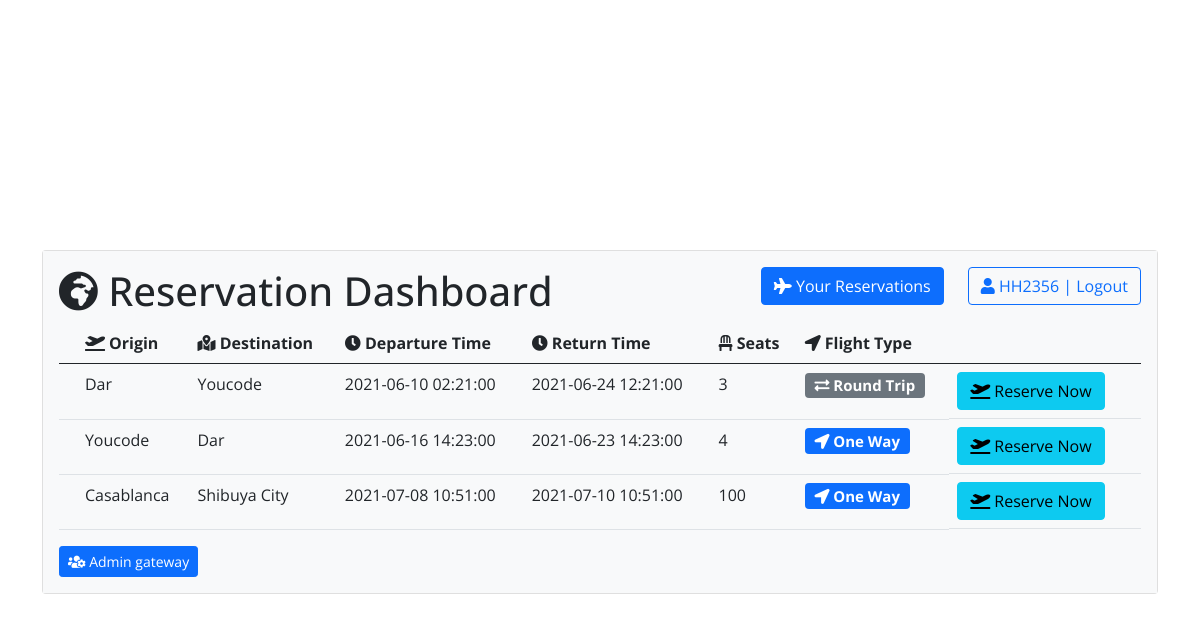
Page /home (signed in) on the committed database.
### tables this page shows
CREATE TABLE IF NOT EXISTS `flight` (
  `id` int(255) NOT NULL AUTO_INCREMENT,
  `origin` varchar(255) NOT NULL,
  `destination` varchar(255) NOT NULL,
  `dep_time` datetime NOT NULL,
  `return_time` datetime DEFAULT NULL,
  `seats` int(255) NOT NULL,
  `flighttype` varchar(25) NOT NULL,
  PRIMARY KEY (`id`)
);

### controllers/HomeController.php (called while the page is built)
<?php
class HomeController{
    public function index($page){
        include('views/'.$page.'.php');
    }
}
?>

### autoload.php (called while the page is built, shortened)
<?php
function autoload($class_name){
    $array_paths = array(
        'database/',
        'classes/',
        'models/',
        'controllers/',
    );
    $parts = explode('\\',$class_name);
    $name = array_pop($parts);
    foreach($array_paths as $path){
        $file = sprintf($path.'%s.php',$name);
    }
}
?>

### database/DB.php (called while the page is built)
<?php
class DB{
    static public function connect(){
        $db = new PDO("mysql:host=localhost;dbname=mvc","root","");
        $db->exec("set names utf8");
        $db->setAttribute(PDO::ATTR_ERRMODE,PDO::ERRMODE_WARNING);
        return $db;
    }
}

### models/flight.php (called while the page is built, shortened)
<?php
class Flight
{
    static public function getAll()
    {
        $stmt = DB::connect()->prepare('SELECT * FROM flight');
        $stmt->execute();
        return $stmt->fetchAll();
    }
}

### controllers/FlightController.php (called while the page is built, shortened)
<?php
class FlightController{
    public function getAllflights(){
        $flights = Flight::getAll();
        return $flights;
    }
}

### views/home.php (the view, shortened to what this page needs)
<?php
    $data = new FlightController();
    $flights = $data->getAllFlights();
?>
<div class="container">
    <div class="row">
        <div class="card">
            <div class="card-body bg-light">
            <div>
                    <h1><i class="fa fa-globe-africa"></i> Reservation Dashboard
                        <a href="<?php echo BASE_URL;?>logout" title="Logout" class="btn btn-outline-primary float-end">
                            <i class="fas fa-user"></i> <?php echo $_SESSION['username'];?> | Logout
                        </a>
                        <a href="<?php echo BASE_URL;?>reserve" title="reserve" class="btn btn-primary me-4 float-end ">
                            <i class="fas fa-plane"></i>
                            Your Reservations
                        </a>
                    </h1>
                </div>
                <table class="table table-hover">
                    <thead>
                        <tr>
                            <th scope="col"></th>
                            <th scope="col"><i class="fa fa-plane-departure"></i> Origin</th>
                            <th scope="col"><i class="fa fa-map-marked-alt"></i> Destination</th>
                            <th scope="col"><i class="fa fa-clock"></i> Departure Time</th>
                            <th scope="col"><i class="fa fa-clock"></i> Return Time</th>
                            <th scope="col"><i class="fa fa-chair"></i> Seats</th>
                            <th scope="col"><i class="fa fa-location-arrow"></i> Flight Type</th>
                            <th scope="col"></th>
                        </tr>
                    </thead>
                    <tbody>
                        <?php foreach ($flights as $flight) : ?>
                            <tr>
                                <th></th>
                                <td ><?php echo $flight['origin']; ?></td>
                                <td><?php echo $flight['destination']; ?></td>
                                <td><?php echo $flight['dep_time']; ?></td>
                                <td><?php echo $flight['return_time']?></td>
                                <td><?php echo $flight['seats']; ?></td>
                                <td>
                                    <?php echo $flight['flighttype'] == "One Way"
                                        ?
                                        '<h5><span class="badge bg-primary"><i class="fa fa-location-arrow"></i> One Way</span></h5>'
                                        :
                                        '<h5><span class="badge bg-secondary"><i class="fa fa-exchange-alt"></i> Round Trip</span></h5>'
                                    ?>
                                </td>
                                <td class="d-flex flex-row">
                                    <form method="post" class="me-2">
                                        <button class="btn btn btn-info" type="submit" name="reserve"><i class="fa fa-plane-departure"></i> Reserve Now</button>
                                    </form>
                                </td>
                            </tr>
                        <?php endforeach ?>
                    </tbody>
                </table>
                <a href="<?php echo BASE_URL;?>dashadmin" class="btn btn-sm btn-primary" title="Admin gateway" ><i class="fa fa-users-cog"></i> Admin gateway</a>
            </div>
        </div>
    </div>
</div>

### style/style.css (style rules this page uses)
body { font-family: 'Open Sans', sans-serif; }

### views/includes/header.php (style rules this page uses)
body { background-image: url(https://images.unsplash.com/photo-1554123168-b400f9c806ca?ixid=MnwxMjA3fDB8MHxwaG90by1wYWdlfHx8fGVufDB8fHx8&ixlib=rb-1.2.1&auto=format&fit=crop&w=1950&q=80); }
.container { padding-top: 250px; }
.row { --bs-gutter-x: 0; }

### rows in the picture
flight: origin "Dar", destination "Youcode", dep_time "2021-06-10 02:21:00", return_time "2021-06-24 12:21:00", seats "3", flighttype "Round Trip" (drawn)
flight: origin "Youcode", destination "Dar", dep_time "2021-06-16 14:23:00", return_time "2021-06-23 14:23:00", seats "4", flighttype "One Way" (drawn)
flight: origin "Casablanca", destination "Shibuya City", dep_time "2021-07-08 10:51:00", return_time "2021-07-10 10:51:00", seats "100", flighttype "One Way" (drawn)

### other values in the picture
$_SESSION['username'] "HH2356"
